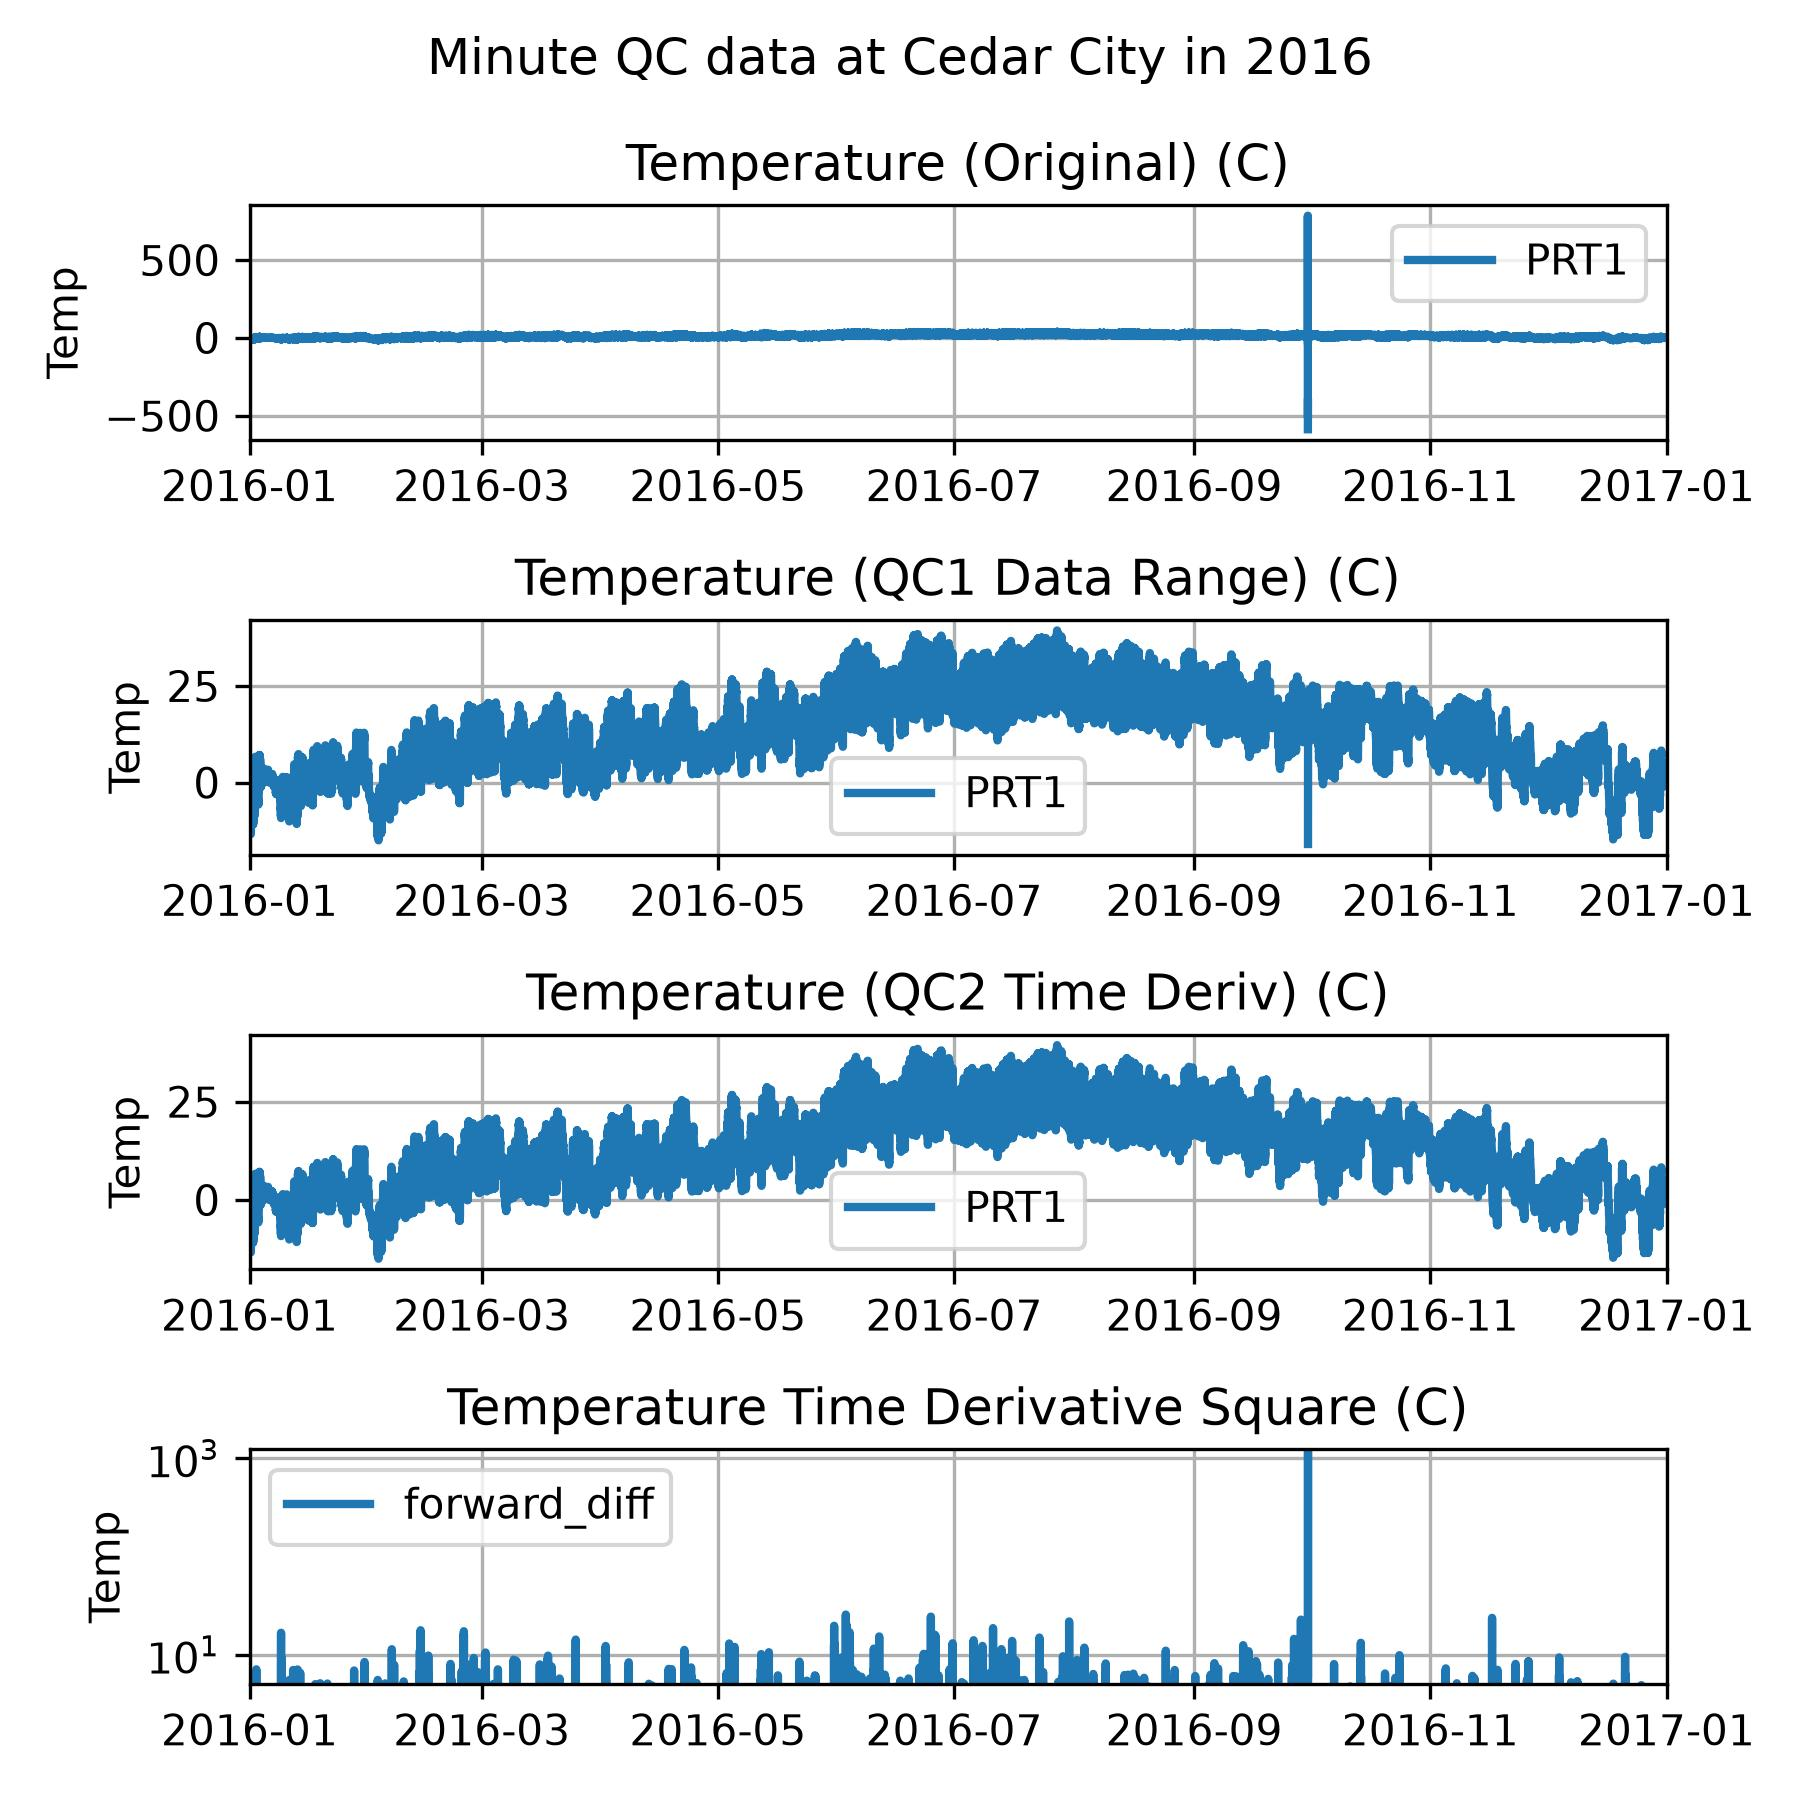

The Python source for this figure:
# ============================================================
# QA/QC Description
# ============================================================
#
# This exercise applies two quality control (QC) procedures
# to atmospheric temperature observations.
#
# QC1:
#     Detects values outside a physically realistic
#     temperature range and replaces them with NaN.
#
# QC2:
#     Detects unrealistically large temporal changes using
#     the squared time derivative and replaces them with NaN.
#
# Students should:
#     1. modify the QC2 criteria value,
#     2. run the script,
#     3. compare the original and QC datasets,
#     4. evaluate how different criteria values affect
#        spike detection and data removal.
#
# ============================================================

import pandas as pd
import matplotlib.pyplot as plt
import sys
import copy

import pandas as pd
import numpy as np
from pathlib import Path

def QC1_range(data, variables, vmin, vmax):

    data = data.copy()

    for var in variables:

        mask = (data[var] < vmin) | (data[var] > vmax)

        data.loc[mask, var] = np.nan

    return data

def QC2_mark_extreme_time_variation(data, var, criteria):
    """
    QC2: Replace values with unrealistically large temporal changes with NaN.
    """

    data_qc = data.copy()

    temp_interp = data_qc[var].interpolate()

    data_qc["forward_diff"] = temp_interp.diff(periods=1) ** 2
    data_qc["backward_diff"] = temp_interp.diff(periods=-1) ** 2

    mask = (
        (data_qc["forward_diff"] > criteria * criteria)
        | (data_qc["backward_diff"] > criteria * criteria)
    )

    print("\nQC2: Extreme Time Variation")
    print(data_qc.loc[mask, ["forward_diff", "backward_diff", var]])

    data_qc.loc[mask, var] = np.nan

    return data_qc

def plot_data(ax, data, var, title, ylabel, funclog=False):
    """
    Plot time series data on a specified axis.
    """

    ax.plot(
        data.index,
        data[var],
        linestyle='-',
        linewidth=2,
        label=var
    )

    if funclog:
        ax.set_yscale('log')
        ax.set_ylim([5, data[var].max()])

    ax.set_title(title)
    ax.set_ylabel(ylabel)

    ax.set_xlim(data.index.min(), data.index.max())
    ax.grid(True)
    ax.legend()

    return ax


# --- Read Data ---

# File paths for the dataset.
# Daily climate observations for 2016
data_dir = Path('../../data')

file_min_path = data_dir / 'Cedar_Min.2016.csv'

data_min = pd.read_csv(file_min_path, header=0, comment="#")

data_min["timestamp"] = pd.to_datetime(
    data_min["timestamp"],
    format="%m/%d/%y %H:%M"
)

data_min.set_index("timestamp", inplace=True)

select_vars = ["PRT1"]

data_min[select_vars] = (
    data_min[select_vars]
    .replace("NAN", np.nan)
    .astype(float)
)

print(data_min.head())
print(data_min[select_vars].describe())


# --- QC1: Data Range Test ---

min_temp = -40.
max_temp = 40.

data_qc1 = QC1_range(
    data_min,
    select_vars,
    min_temp,
    max_temp
)


# --- QC2: Time-Variation Test ---

# Step 1: Modify the criteria
# QC2 uses the squared time derivative:
#
#     (dT/dt)^2
#
# The criteria value is squared internally:
#
#     criteria2 = criteria * criteria
#
# Example:
#     criteria = 10  ->  (dT/dt)^2 = 100
#
# Smaller criteria values detect smaller spikes,
# while larger values detect only extreme variations.

criteria = 25 

data_qc2 = QC2_mark_extreme_time_variation(
    data_qc1,
    "PRT1",
    criteria
)

# --- Create Plots ---

fig, ax = plt.subplots(4, 1, figsize=(6, 6))


# Plot 1 (original data)
funclog = False
plot_data(ax[0], data_min, 'PRT1', 'Temperature (Original) (C)', 'Temp', funclog)

# Plot 2 (QC1 data)
funclog = False
plot_data(ax[1], data_qc1, 'PRT1', 'Temperature (QC1 Data Range) (C)', 'Temp', funclog)

# Plot 3 (QC2 data)
funclog = False
plot_data(ax[2],data_qc2,'PRT1','Temperature (QC2 Time Deriv) (C)','Temp',funclog)

# Plot 4 (QC diff)
funclog = True
plot_data(ax[3], data_qc2,'forward_diff','Temperature Time Derivative Square (C)','Temp',funclog)


main_title = 'Minute QC data at Cedar City in 2016'
plt.suptitle(main_title, fontsize=12)
plt.tight_layout()

# Save the plot as a JPEG file
output_path = Path(__file__).with_suffix('.jpg')
plt.savefig(output_path, dpi=300)

# Display the plot
plt.show()
